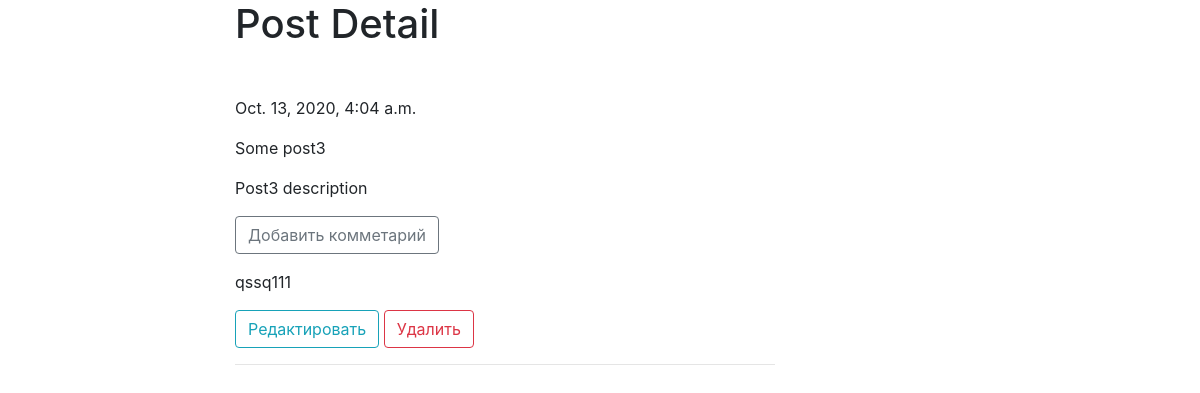
Before: /posts/some-post3/ with the older database file.
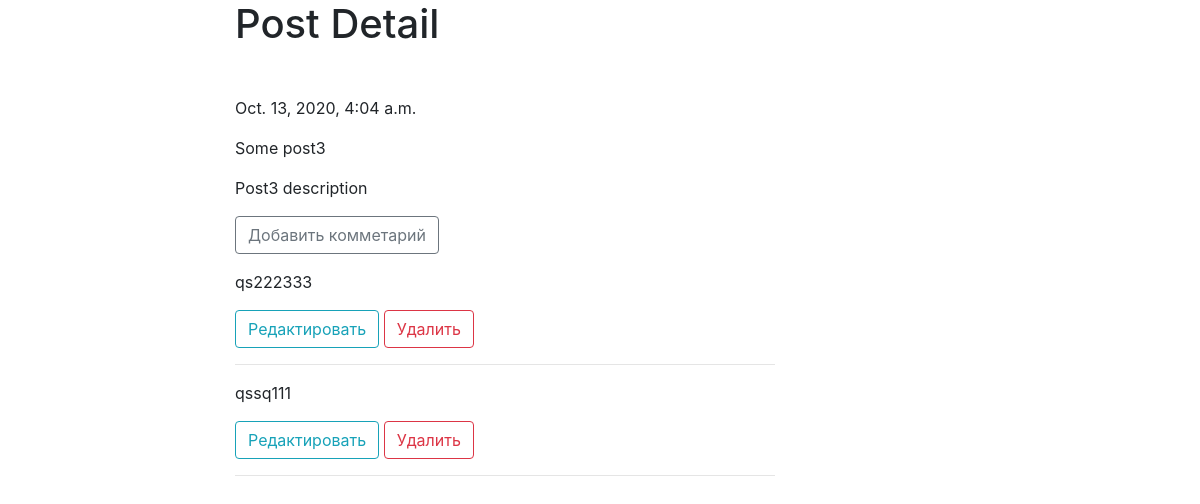
After: the same page with the newer database file.
### comments/models.py (models this page shows)
class Comment(PolymorphicModel):
    user = models.ForeignKey(
        User,
        on_delete=models.CASCADE,
        related_name='user_post',
        verbose_name='Пользователь'
    )
    content = models.TextField(verbose_name='Контент')
    timestamp = models.DateTimeField(auto_now_add=True, verbose_name='Время создания')
    reply = models.ForeignKey('self',
                            null=True,
                            on_delete=models.PROTECT,
                            related_name='replies',
                            verbose_name='Ответ на комментарий')
    class Meta:
        ordering = ['-timestamp']

class PostComment(Comment):
    record = models.ForeignKey(Post, on_delete=models.CASCADE, related_name='comments')

class Comment(PolymorphicModel):
    user = models.ForeignKey(
        User,
        on_delete=models.CASCADE,
        related_name='user_post',
        verbose_name='Пользователь'
    )
    content = models.TextField(verbose_name='Контент')
    timestamp = models.DateTimeField(auto_now_add=True, verbose_name='Время создания')
    reply = models.ForeignKey('self',
                            null=True,
                            on_delete=models.PROTECT,
                            related_name='replies',
                            verbose_name='Ответ на комментарий')
    class Meta:
        ordering = ['-timestamp']

### posts/views.py (the view, shortened to what this page needs)
# urls.py: path('<slug:slug>/', PostDetail.as_view(), name='detail'),
class PostDetail(DetailView, FormView, MultipleObjectMixin):
    model = Post
    template_name = 'post_detail.html'
    form_class = CommentForm
    success_url = reverse_lazy('posts:list')
    paginate_by = 2
    def get_form_kwargs(self):
        kwargs = super().get_form_kwargs()
        kwargs['user'] = self.request.user
        return kwargs
    def get_context_data(self, **kwargs):
        object_list = PostComment.objects.filter(record_id=self.object)
        paginator = Paginator(object_list, 2)
        context = super().get_context_data(object_list=object_list, **kwargs)
        post = context['object']
        post_comments = post.comments.filter(reply__isnull=True)
        current_page = Paginator(post_comments, 2)
        page = self.request.GET.get('page', 1)
        print(post)
        print(context)
        print(dir(post))
        context['comments'] = current_page.page(page) # PostComment.objects.filter(record=post)
        return context

### posts/models.py (called while the page is built)
    def __str__(self):
        return str(self.title)

### posts/templates/post_detail.html (shortened to what this page needs)
{% extends 'base.html' %}
            {% block content %}
            <h1 class="mb-5">Post Detail</h1>
                <p>{{ object.date_pub }}</p>
                <p>{{ object.title }}</p>
                <p>{{ object.body }}</p>
                <a class="btn btn-outline-secondary" href="{% url 'comments:create' object.id %}">Добавить комметарий</a>
                {% for comment in comments %}
                    <p class='mt-3'>{{ comment.content }}</p>
                    <a class='btn btn-outline-info' href="{% url 'comments:update' comment.id %}">Редактировать</a>
                    <a class='btn btn-outline-danger' href="{% url 'comments:delete' comment.id %}">Удалить</a>
                    <hr>
                {% endfor %}
            {% endblock %}

Changed rows visible on the page:
added PostComment: content "qs222333"
